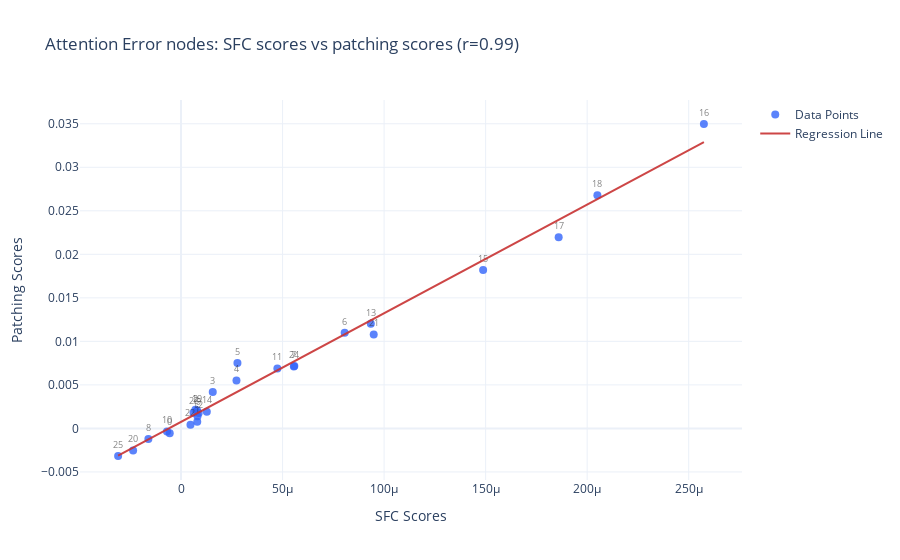

Here is the notebook cell this chart was saved with:
### Code cell
plot_correlation(attn_sfc_values, attn_patching_values, node_type='Attention')
